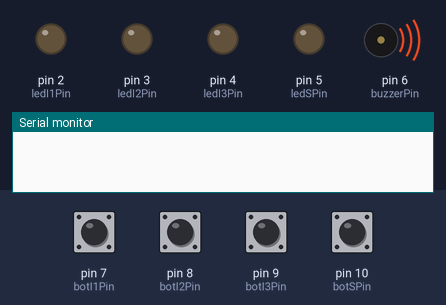
A sketch run on a simulated Arduino Uno, built with avr-gcc and run on an emulated ATmega328P. Parts: output pins drawn as LEDs (lit = HIGH), buzzer (waves = sounding, pin HIGH), the last lines printed to the serial monitor. Dashed ring = blinking. The test bench sets the inputs (shaded band); at power-on: pin 7 (botI1Pin), pin 8 (botI2Pin), pin 9 (botI3Pin), pin 10 (botSPin) LOW.

Above: at 3.2 s.
3.3 s: pin 7 (botI1Pin) pulled HIGH for 2.15 s
At 5.9 s:
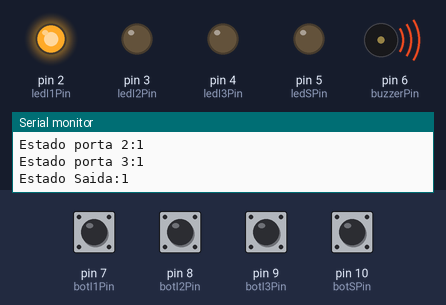
6.9 s: pin 8 (botI2Pin) pulled HIGH for 2.15 s
12.2 s: pin 7 (botI1Pin) pulled HIGH for 2.15 s
At 14.6 s:
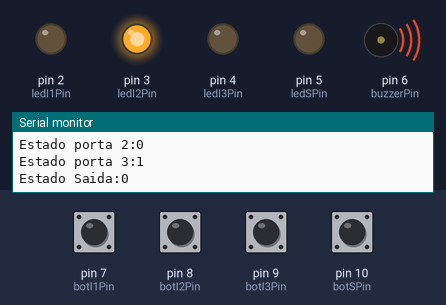
16.5 s: pin 7 (botI1Pin) driven HIGH and pin 8 (botI2Pin) driven HIGH
At 17.58 s:
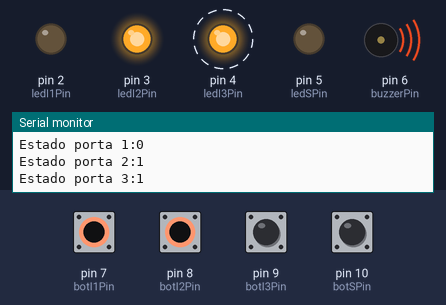
20.0 s: pin 7 (botI1Pin) driven LOW
At 22.9 s:
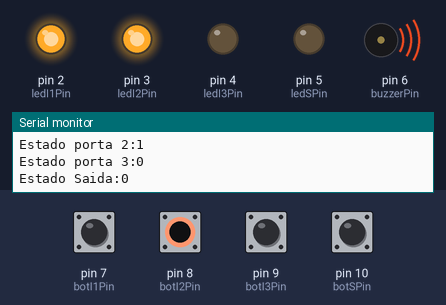
23.5 s: pin 7 (botI1Pin) driven HIGH
At 23.69 s:
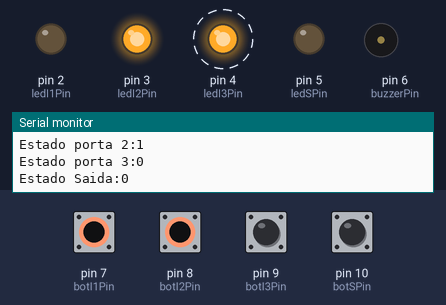
Timing chart, 0 to 28.0 s (numbered marks = the images above; inputs shaded):
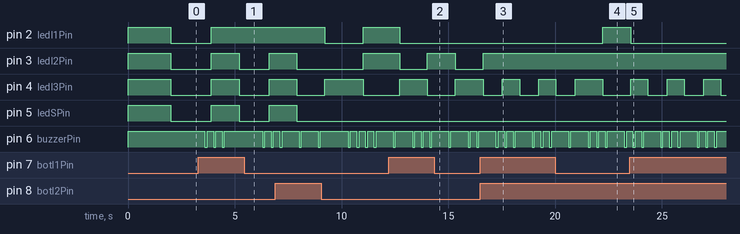

Measured:
- after the input at 3.3 s, pin 2 (ledI1Pin): goes on until 3.9 s, then stays HIGH
- after the input at 12.2 s, pin 2 (ledI1Pin): goes on until 12.7 s, then stays LOW
- after the input at 16.5 s, pin 2 (ledI1Pin): stays LOW (without the input it goes to HIGH after 1.9 s); pin 3 (ledI2Pin): goes on until 16.6 s, then stays HIGH
- after the input at 20.0 s, pin 2 (ledI1Pin): LOW → HIGH after 2.2 s
- after the input at 23.5 s, pin 2 (ledI1Pin): goes on until 23.5 s, then stays LOW; pin 4 (ledI3Pin): alternates HIGH for 0.80 s and LOW for 0.90 s, starting after 0.84 s

The sketch:

portasLogicas.ino
```cpp
  /*
 * Projeto: Controle de Portas Lógicas E e OU
 * Descrição:
 * Este código é destinado ao controle de LEDs com base em entradas de botões,
 * usando um Arduino para simular portas lógicas E e OU. O circuito é composto por
 * 4 botões e 4 LEDs. A lógica de operação (E ou OU) é determinada pela programação.
 *
 * Funcionamento:
 * - Quando configurado para lógica E, um LED acende apenas se todos os botões
 *   estiverem pressionados simultaneamente.
 * - Quando configurado para lógica OU, um LED acende se pelo menos um dos botões
 *   estiver pressionado.
 *
 * Componentes:
 * - 4 Botões conectados aos pinos digitais 2, 3, 4 e 5.
 * - 4 LEDs conectados aos pinos digitais 6, 7, 8 e 9.
 * - Resistores pull-up conectados aos pinos de entrada.
 *
 * Autor: [Eduardo Moletta]
 * Data: [31/08/24]
 *
 * Versão: 1.0
 */


  //Saídas

unsigned char ledI1Pin =2;
unsigned char ledI2Pin =3;
unsigned char ledI3Pin= 4;
unsigned char ledSPin = 5;
unsigned char buzzerPin= 6;

//Entradas
unsigned const char botI1Pin =7;
unsigned const char botI2Pin =8;
unsigned const char botI3Pin= 9;
unsigned const char botSPin = 10;

// variásveis para armazenar o estado das entradas e saída da Porta lógica
bool estadoI1 =0;
bool estadoI2=0;
bool estadoI3=0;
bool estadoS;

//váriáveis para perceber os botões se foram clicados
bool estadoBI1 =0;
bool ultimoEstadoI1 = LOW;
unsigned long lastDebounceTimeI1;


bool estadoBI2=0;
bool ultimoEstadoI2 = LOW;
unsigned long lastDebounceTimeI2;


bool estadoBI3=0;
bool ultimoEstadoI3 = LOW;
unsigned long lastDebounceTimeI3;

bool estadoBS=0;
bool ultimoEstadoS = LOW;
unsigned long lastDebounceTimeS;


unsigned long debounceDelay = 50;
unsigned long ultimaVez = 0;


void setup() {
  // onfigura porta serial
  Serial.begin(9600);

  //configura as saídas
  pinMode(ledI1Pin,OUTPUT);
  pinMode(ledI2Pin,OUTPUT);
  pinMode(ledI3Pin,OUTPUT);
  pinMode(ledSPin,OUTPUT);
  pinMode(buzzerPin,OUTPUT);

  //condigura as entradas
  pinMode(botI1Pin,INPUT);
  pinMode(botI2Pin,INPUT);
  pinMode(botI3Pin,INPUT);
  pinMode(botSPin,INPUT);

  //LIGA TODOS OS LED e buzzer POR 2 SEGUNDOS {
  digitalWrite(ledI1Pin,HIGH);
  digitalWrite(ledI2Pin,HIGH);
  digitalWrite(ledI3Pin,HIGH);
  digitalWrite(ledSPin,HIGH);
  digitalWrite(buzzerPin, 1);
  delay(2000);

  digitalWrite(ledI1Pin,LOW);
  digitalWrite(ledI2Pin,LOW);
  digitalWrite(ledI3Pin,LOW);
  digitalWrite(ledSPin,LOW);
 digitalWrite(buzzerPin,0);
  //LIGA TODOS OS LED POR 2 SEGUNDOS }

}

//função para emitir o barulho de sim ou não
void ligaBuzzer(bool estado){
        if(estado == false){
           digitalWrite(buzzerPin, 1);
           delay(100);
           digitalWrite(buzzerPin,0);
           delay(100);
            digitalWrite(buzzerPin, 1);
          delay(200);
        }else{
            digitalWrite(buzzerPin, 1);
          delay(500);
        }
        digitalWrite(buzzerPin,0);
}

//quando apertar algum botão vem aqui e de acordo com o botão pressionado toma a decisão
void apertouBotao(unsigned char botao){
  //botI1Pin
  //botI2Pin
  //botI3Pin
  //botSPin
  switch(botao){
    case botI1Pin:
      estadoI1 = !estadoI1;
      ligaBuzzer(estadoI1);
    break;
    case botI2Pin:
      estadoI2 = !estadoI2;
      ligaBuzzer(estadoI2);
    break;
    case botI3Pin:
      estadoI3 = !estadoI3;
      ligaBuzzer(estadoI3);
    break;

    case botSPin:
       ligaBuzzer(estadoS);
    break;
  }


}


void loop() {
//Trecho de código para Dbug na porta serial
  if ((millis() - ultimaVez) > 2000) {
    Serial.print("Estado porta 1:");
    Serial.println(estadoI1);
    Serial.print("Estado porta 2:");
    Serial.println(estadoI2);
    Serial.print("Estado porta 3:");
    Serial.println(estadoI3);
    Serial.print("Estado Saida:");
    Serial.println(estadoS);
    ultimaVez = millis();

  }
    //trecho para perceber se um botão foi precionado
  int lendo1 = digitalRead(botI1Pin);
  int lendo2 = digitalRead(botI2Pin);
  int lendo3 = digitalRead(botI3Pin);
  int lendoS = digitalRead(botSPin);

  if (lendo1 != ultimoEstadoI1) {
     // reset the debouncing timer
    lastDebounceTimeI1 = millis();
  }
  if (lendo2 != ultimoEstadoI2) {
     // reset the debouncing timer
    lastDebounceTimeI2 = millis();
  }
  if (lendo3 != ultimoEstadoI3) {
     // reset the debouncing timer
    lastDebounceTimeI3 = millis();
  }
  if (lendoS != ultimoEstadoS) {
     // reset the debouncing timer
    lastDebounceTimeS = millis();
  }

  //ver botao 1
  if ((millis() - lastDebounceTimeI1) > debounceDelay) {
    if (lendo1 != estadoBI1) {
      estadoBI1 = !estadoBI1;
    }
    if(!estadoBI1){
      apertouBotao(botI1Pin);
    }

  }
  //ver botao 2
  if ((millis() - lastDebounceTimeI2) > debounceDelay) {
    if (lendo2 != estadoBI2) {
      estadoBI2 = !estadoBI2;
    }
    if(!estadoBI2){
      apertouBotao(botI2Pin);
    }
  }
  //ver botao 3
  if ((millis() - lastDebounceTimeI3) > debounceDelay) {
    if (lendo3 != estadoBI3) {
      estadoBI3 = !estadoBI3;
    }
    if(!estadoBI3){
      apertouBotao(botI3Pin);
    }
  }
   //ver botao saida
  if ((millis() - lastDebounceTimeS) > debounceDelay) {
    if (lendoS != estadoBS) {
      estadoBS = !estadoBS;
    }
    if(!estadoBS){
      apertouBotao(botSPin);
    }
  }
  ultimoEstadoI1 = lendo1;
  ultimoEstadoI2 = lendo2;
  ultimoEstadoI3 = lendo3;
  ultimoEstadoS = lendoS;
 //Termina de ler os botões aqui

  //vamos calcular a saída da porta
  estadoS = estadoI1 && estadoI2 && estadoI3; // PORTA E
  //estadoS = estadoI1 || estadoI2 || estadoI3;   //PORTA OU
  //estadoS = !estadoI1;  //PORTA NAO

  //agora atualiza os LEDs com entradas e saídas
  digitalWrite(ledI1Pin,estadoI1);
  digitalWrite(ledI2Pin,estadoI2);
  digitalWrite(ledI3Pin,estadoI3);
  digitalWrite(ledSPin,estadoS);
}
```
